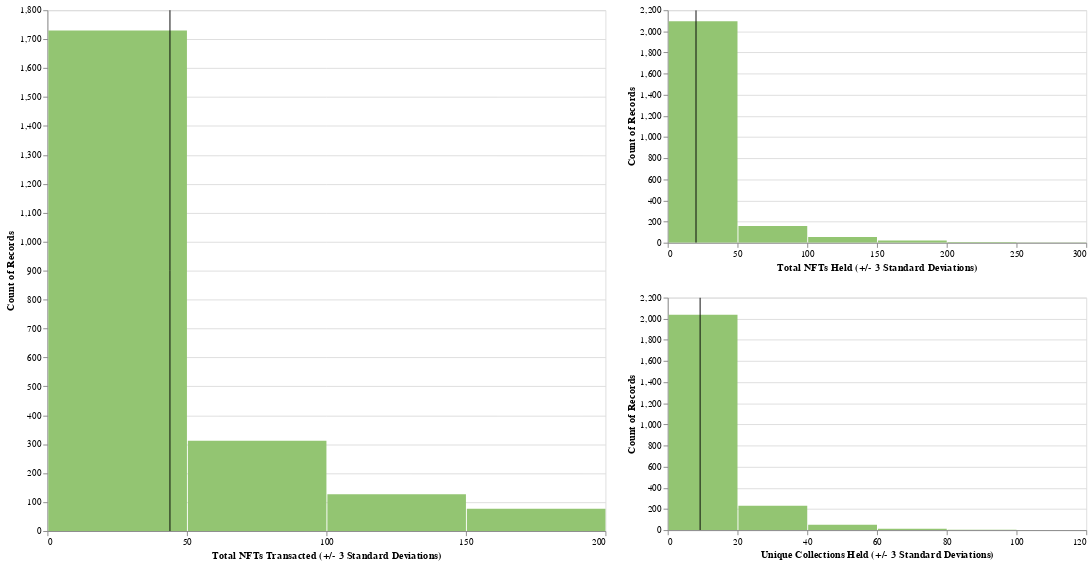

Notebook cell for this chart:
### Code cell
stdDevs = 3
model_vars = feature_df.copy()
# add upper and lower bounds to df for histogram visualization, based on above std devs param

fields = ['total_nft_transacted','total_nft_held','unique_collections_held']
for field in fields:
  model_vars['{}_lower'.format(field)] = model_vars['{}'.format(field)] - (np.std(model_vars['{}'.format(field)]) * stdDevs)
  model_vars['{}_upper'.format(field)] = model_vars['{}'.format(field)] + (np.std(model_vars['{}'.format(field)]) * stdDevs)

base_chart = alt.Chart(model_vars)
#distribution of total_nfts_transacted with std deviations per above variable
nft_trans_bar = base_chart.mark_bar(color='#93C572').encode(alt.X("total_nft_transacted:Q", bin=alt.Bin(extent=[0, 200], step=50)), y='count()')
trans_mean = base_chart.mark_rule(color='black').encode(x=alt.X('mean(total_nft_transacted):Q',title='Total NFTs Transacted (+/- {} Standard Deviations)'.format(stdDevs)))
trans_histogram = nft_trans_bar + trans_mean 
trans_histogram = trans_histogram.properties(width=600,height=560)

# distribution of total_nft_held with std deviations per above variable
nft_held_bar = base_chart.mark_bar(color='#93C572').encode(alt.X("total_nft_held:Q", bin=True), y='count()').interactive()
held_mean = base_chart.mark_rule(color='black').encode(x=alt.X('mean(total_nft_held):Q',title="Total NFTs Held (+/- {} Standard Deviations)".format(stdDevs)))
held_histogram = nft_held_bar + held_mean
held_histogram = held_histogram.properties(width=450,height=250)

# distribution of word counts with std deviations per above variable
colls_held_bar = base_chart.mark_bar(color='#93C572').encode(alt.X("unique_collections_held:Q", bin=True), y='count()').interactive()
colls_mean = base_chart.mark_rule(color='black').encode(x=alt.X('mean(unique_collections_held):Q',title="Unique Collections Held (+/- {} Standard Deviations)".format(stdDevs)))
colls_histogram = colls_held_bar + colls_mean
colls_histogram = colls_histogram.properties(width=450,height=250)

held_mets = alt.vconcat(held_histogram,colls_histogram)
alt.hconcat(trans_histogram,held_mets)

### Figure 1 — Vega-Lite specification as saved in the notebook (floating-point values rounded to 4 significant figures; data arrays with more than 128 entries replaced by an {"elided": "..."} marker saying what was removed)
{"config": {"view": {"continuousWidth": 400, "continuousHeight": 300}}, "hconcat": [{"layer": [{"mark": {"type": "bar", "color": "#93C572"}, "encoding": {"x": {"bin": {"extent": [0, 200], "step": 50}, "field": "total_nft_transacted", "type": "quantitative"}, "y": {"aggregate": "count", "type": "quantitative"}}}, {"mark": {"type": "rule", "color": "black"}, "encoding": {"x": {"aggregate": "mean", "field": "total_nft_transacted", "title": "Total NFTs Transacted (+/- 3 Standard Deviations)", "type": "quantitative"}}}], "height": 560, "width": 600}, {"vconcat": [{"layer": [{"mark": {"type": "bar", "color": "#93C572"}, "encoding": {"x": {"bin": true, "field": "total_nft_held", "type": "quantitative"}, "y": {"aggregate": "count", "type": "quantitative"}}, "selection": {"selector001": {"type": "interval", "bind": "scales", "encodings": ["x", "y"]}}}, {"mark": {"type": "rule", "color": "black"}, "encoding": {"x": {"aggregate": "mean", "field": "total_nft_held", "title": "Total NFTs Held (+/- 3 Standard Deviations)", "type": "quantitative"}}}], "height": 250, "width": 450}, {"layer": [{"mark": {"type": "bar", "color": "#93C572"}, "encoding": {"x": {"bin": true, "field": "unique_collections_held", "type": "quantitative"}, "y": {"aggregate": "count", "type": "quantitative"}}, "selection": {"selector002": {"type": "interval", "bind": "scales", "encodings": ["x", "y"]}}}, {"mark": {"type": "rule", "color": "black"}, "encoding": {"x": {"aggregate": "mean", "field": "unique_collections_held", "title": "Unique Collections Held (+/- 3 Standard Deviations)", "type": "quantitative"}}}], "height": 250, "width": 450}]}], "data": {"name": "data-e00c550ea450f634217fef6f9be4498c"}, "$schema": "https://vega.github.io/schema/vega-lite/v4.17.0.json", "datasets": {"data-e00c550ea450f634217fef6f9be4498c": {"elided": "2338 records"}}}
